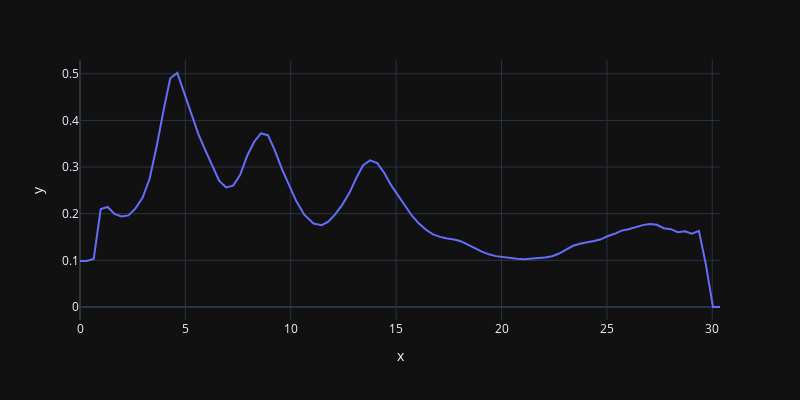

The cell this chart's notebook holds for it:
### Code cell
fig=px.line(y=IF_2,x=t1,template="plotly_dark")
fig.update_layout(
    autosize=False,
    width=800,
    height=400,)
fig.show()
